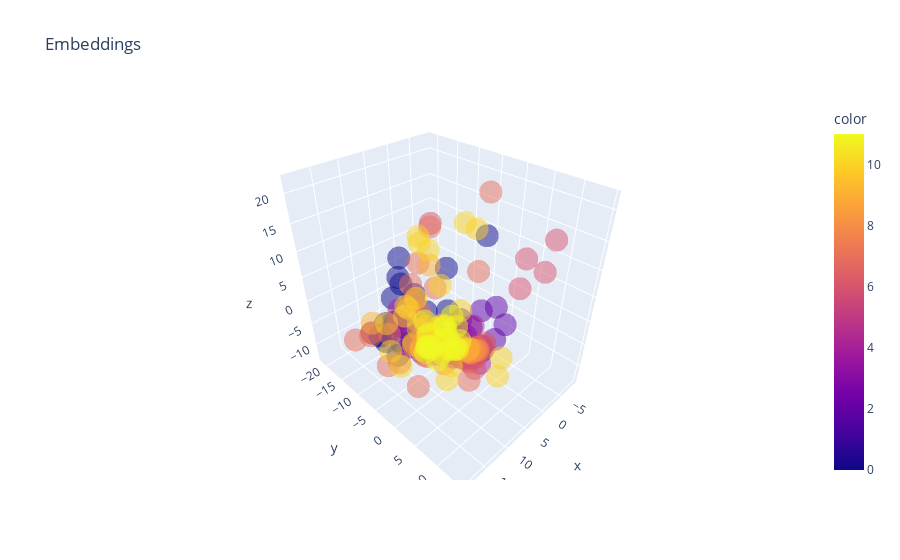

The cell this chart's notebook holds for it:
### Code cell
fig = px.scatter_3d(samples[:, 1:4], x=0, y=1, z=2, color=samples[:, 0],
                    title='Embeddings', labels={'0': 'x', '1': 'y', '2': 'z'}, opacity=0.5)
fig.show()

### Figure 1 — Plotly figure (JSON) as saved in the notebook; plotly's stock layout.template omitted (floating-point values rounded to 4 significant figures; data arrays with more than 128 entries replaced by an {"elided": "..."} marker saying what was removed)
{"data": [{"hovertemplate": "x=%{x}<br>y=%{y}<br>z=%{z}<br>color=%{marker.color}<extra></extra>", "legendgroup": "", "marker": {"color": {"elided": "240 float values"}, "coloraxis": "coloraxis", "opacity": 0.5, "symbol": "circle"}, "mode": "markers", "name": "", "scene": "scene", "showlegend": false, "type": "scatter3d", "x": {"elided": "240 float values"}, "y": {"elided": "240 float values"}, "z": {"elided": "240 float values"}}], "layout": {"coloraxis": {"colorbar": {"title": {"text": "color"}}, "colorscale": [[0.0, "#0d0887"], [0.1111, "#46039f"], [0.2222, "#7201a8"], [0.3333, "#9c179e"], [0.4444, "#bd3786"], [0.5556, "#d8576b"], [0.6667, "#ed7953"], [0.7778, "#fb9f3a"], [0.8889, "#fdca26"], [1.0, "#f0f921"]]}, "legend": {"tracegroupgap": 0}, "scene": {"domain": {"x": [0.0, 1.0], "y": [0.0, 1.0]}, "xaxis": {"title": {"text": "x"}}, "yaxis": {"title": {"text": "y"}}, "zaxis": {"title": {"text": "z"}}}, "title": {"text": "Embeddings"}}}
